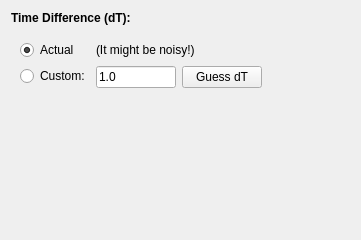
<?xml version="1.0" encoding="UTF-8"?>
<ui version="4.0">
 <class>FirstDerivariveForm</class>
 <widget class="QWidget" name="FirstDerivariveForm">
  <property name="geometry">
   <rect>
    <x>0</x>
    <y>0</y>
    <width>361</width>
    <height>240</height>
   </rect>
  </property>
  <property name="minimumSize">
   <size>
    <width>200</width>
    <height>0</height>
   </size>
  </property>
  <property name="windowTitle">
   <string>Form</string>
  </property>
  <layout class="QVBoxLayout" name="verticalLayout">
   <item>
    <widget class="QLabel" name="label">
     <property name="font">
      <font>
       <bold>true</bold>
      </font>
     </property>
     <property name="text">
      <string>Time Difference (dT):</string>
     </property>
    </widget>
   </item>
   <item>
    <widget class="QFrame" name="frame">
     <layout class="QFormLayout" name="formLayout">
      <item row="1" column="0">
       <widget class="QRadioButton" name="radioActual">
        <property name="toolTip">
         <string>&lt;html&gt;&lt;head/&gt;&lt;body&gt;&lt;p&gt;use the actual difference in time between two consecutive points.&lt;/p&gt;&lt;/body&gt;&lt;/html&gt;</string>
        </property>
        <property name="text">
         <string>Actual </string>
        </property>
        <property name="checked">
         <bool>true</bool>
        </property>
       </widget>
      </item>
      <item row="1" column="1">
       <widget class="QLabel" name="label_2">
        <property name="text">
         <string>(It might be noisy!)</string>
        </property>
       </widget>
      </item>
      <item row="2" column="0">
       <widget class="QRadioButton" name="radioCustom">
        <property name="toolTip">
         <string>&lt;html&gt;&lt;head/&gt;&lt;body&gt;&lt;p&gt;Use a fixed, custom value of dT.&lt;/p&gt;&lt;/body&gt;&lt;/html&gt;</string>
        </property>
        <property name="text">
         <string>Custom:</string>
        </property>
       </widget>
      </item>
      <item row="2" column="1">
       <layout class="QHBoxLayout" name="horizontalLayout">
        <property name="bottomMargin">
         <number>8</number>
        </property>
        <item>
         <widget class="LineEdit" name="lineEditCustom">
          <property name="maximumSize">
           <size>
            <width>80</width>
            <height>16777215</height>
           </size>
          </property>
          <property name="text">
           <string>1.0</string>
          </property>
         </widget>
        </item>
        <item>
         <widget class="QPushButton" name="buttonCompute">
          <property name="maximumSize">
           <size>
            <width>16777215</width>
            <height>16777215</height>
           </size>
          </property>
          <property name="toolTip">
           <string>&lt;html&gt;&lt;head/&gt;&lt;body&gt;&lt;p&gt;Calculate the correct delta time.&lt;/p&gt;&lt;p&gt;It tries to filter out outliers.&lt;/p&gt;&lt;/body&gt;&lt;/html&gt;</string>
          </property>
          <property name="text">
           <string>Guess dT</string>
          </property>
         </widget>
        </item>
        <item>
         <spacer name="horizontalSpacer_2">
          <property name="orientation">
           <enum>Qt::Horizontal</enum>
          </property>
          <property name="sizeHint" stdset="0">
           <size>
            <width>40</width>
            <height>20</height>
           </size>
          </property>
         </spacer>
        </item>
       </layout>
      </item>
     </layout>
    </widget>
   </item>
   <item>
    <spacer name="verticalSpacer">
     <property name="orientation">
      <enum>Qt::Vertical</enum>
     </property>
     <property name="sizeHint" stdset="0">
      <size>
       <width>20</width>
       <height>57</height>
      </size>
     </property>
    </spacer>
   </item>
  </layout>
 </widget>
 <customwidgets>
  <customwidget>
   <class>LineEdit</class>
   <extends>QLineEdit</extends>
   <header>PlotJuggler/line_edit.h</header>
  </customwidget>
 </customwidgets>
 <resources/>
 <connections/>
</ui>
